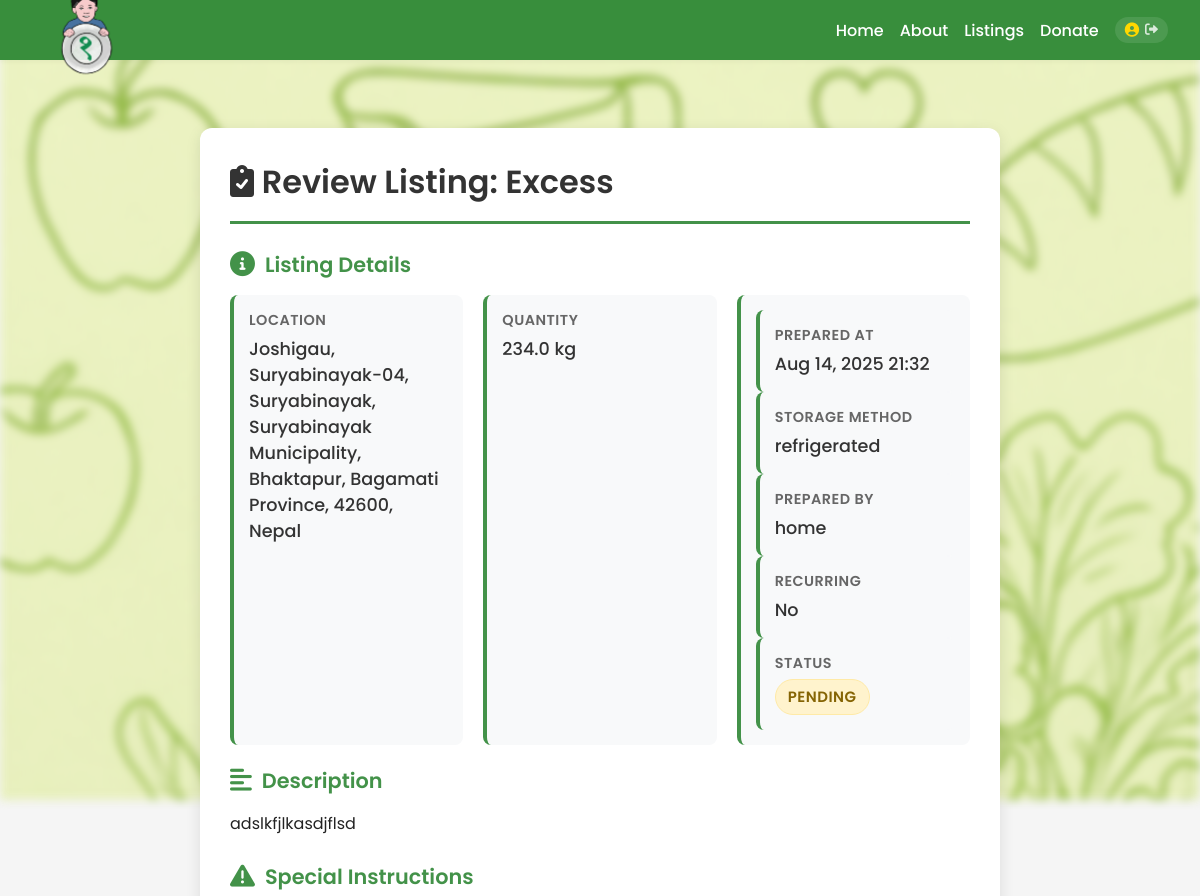
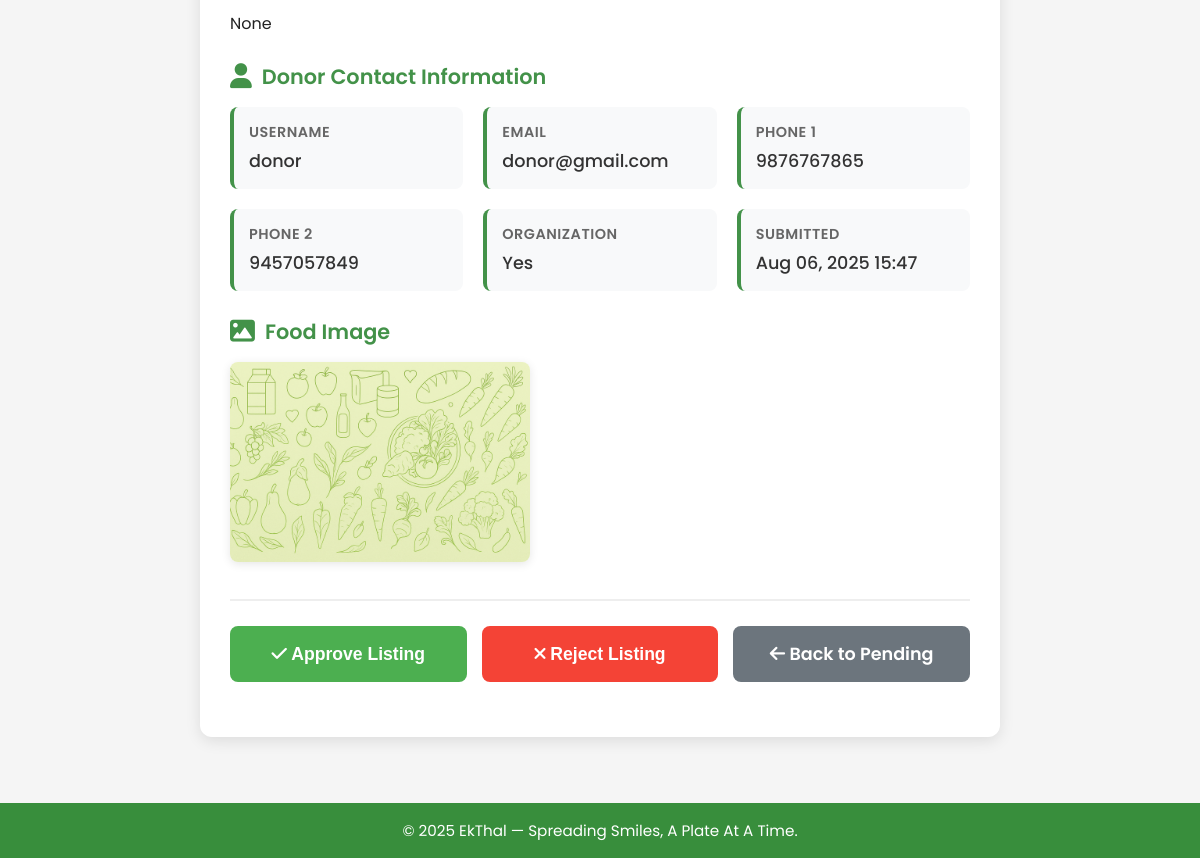
/dashboard/approve-listing/53/ (signed in), run on the app's committed database (2 pictures, top to bottom).
### app/models.py (models this page shows, shortened)
class FoodListing(models.Model):
    donor = models.ForeignKey(Profile, on_delete=models.CASCADE)
    title = models.CharField(max_length=100, help_text='Required')
    description = models.TextField(help_text='Required')
    location = models.CharField(max_length=255, help_text='Required')
    latitude = models.FloatField(null=True, blank=True)
    longitude = models.FloatField(null=True, blank=True)
    quantity = models.FloatField(help_text='Quantity in kg (Required)')
    prepared_at = models.DateTimeField(null=True, blank=True, help_text='Date and hour food was prepared (Required)')
    created_at = models.DateTimeField(auto_now_add=True)
    image = models.ImageField(upload_to='food_images/', blank=True, null=True)
    ai_report = models.TextField(blank=True)
    recurring = models.BooleanField(default=False)
    storage = models.CharField(max_length=50, blank=True, help_text='Required')
    prepared_by = models.CharField(max_length=50, blank=True, help_text='Required')
    special_instructions = models.TextField(blank=True, help_text='Optional')
    status = models.CharField(max_length=20, choices=[('pending', 'Pending'), ('approved', 'Approved'), ('rejected', 'Rejected')], default='pending')

class Profile(models.Model):
    user = models.OneToOneField(User, on_delete=models.CASCADE)
    is_organization = models.BooleanField(default=False)
    is_receiver = models.BooleanField(default=False)
    phone_number_1 = models.CharField(max_length=20)
    phone_number_2 = models.CharField(max_length=20, blank=True)
    latitude = models.FloatField(null=True, blank=True)
    longitude = models.FloatField(null=True, blank=True)

### app/views.py (the view, shortened to what this page needs)
# urls.py: path("dashboard/approve-listing/<int:listing_id>/", views.dashboard_approve_listing, name="dashboard_approve_listing"),
@staff_member_required
def dashboard_approve_listing(request, listing_id):
    listing = get_object_or_404(FoodListing, id=listing_id)
    return render(request, 'dashboard_approve_listing.html', {'listing': listing})

### app/views.py (called while the page is built)
def user_profile_context(request):
    try:
        if request.user.is_authenticated:
            try:
                return {'profile': Profile.objects.get(user=request.user)}
            except Profile.DoesNotExist:
                return {'profile': None}
        return {'profile': None}
    except Exception as e:
        print(f"Context processor error: {e}")
        return {'profile': None, 'user': None}

### templates/dashboard_approve_listing.html (shortened to what this page needs)
{% extends "base.html" %}
{% load static %}
{% block extra_head %}
<link rel="stylesheet" href="{% static 'admin_dashboard.css' %}">
<link rel="stylesheet" href="https://cdnjs.cloudflare.com/ajax/libs/font-awesome/6.0.0/css/all.min.css">
{% endblock %}
{% block content %}
<div class="approval-page">
  <div class="approval-card">
    <h2><i class="fas fa-clipboard-check"></i> Review Listing: {{ listing.title }}</h2>
    <div class="approval-section">
      <h3><i class="fas fa-info-circle"></i> Listing Details</h3>
      <div class="approval-grid">
        <div class="approval-item">
          <div class="label">Location</div>
          <div class="value">{{ listing.location }}</div>
        </div>
        <div class="approval-item">
          <div class="label">Quantity</div>
          <div class="value">{{ listing.quantity }} kg</div>
        </div>
        <div class="approval-item">
        <div class="approval-item">
          <div class="label">Prepared At</div>
          <div class="value">{{ listing.prepared_at|date:"M d, Y H:i"|default:"Not specified" }}</div>
        </div>
        <div class="approval-item">
          <div class="label">Storage Method</div>
          <div class="value">{{ listing.storage|default:"Not specified" }}</div>
        </div>
        <div class="approval-item">
          <div class="label">Prepared By</div>
          <div class="value">{{ listing.prepared_by|default:"Not specified" }}</div>
        </div>
        <div class="approval-item">
          <div class="label">Recurring</div>
          <div class="value">{{ listing.recurring|yesno:"Yes,No" }}</div>
        </div>
        <div class="approval-item">
          <div class="label">Status</div>
          <div class="value">
            <span class="status-badge status-{{ listing.status }}">{{ listing.status|title }}</span>
          </div>
        </div>
      </div>
    </div>
    <div class="approval-section">
      <h3><i class="fas fa-align-left"></i> Description</h3>
      <div class="description">
        {{ listing.description|default:"No description provided" }}
      </div>
    </div>
    <div class="approval-section">
      <h3><i class="fas fa-exclamation-triangle"></i> Special Instructions</h3>
      <div class="description">
        {% if listing.special_instructions %}
          {{ listing.special_instructions }}
        {% else %}
          None
        {% endif %}
      </div>
    </div>
    <div class="approval-section">
      <h3><i class="fas fa-user"></i> Donor Contact Information</h3>
      <div class="approval-grid">
        <div class="approval-item">
          <div class="label">Username</div>
          <div class="value">{{ listing.donor.user.username }}</div>
        </div>
        <div class="approval-item">
          <div class="label">Email</div>
          <div class="value">{{ listing.donor.user.email }}</div>
        </div>
        <div class="approval-item">
          <div class="label">Phone 1</div>
          <div class="value">{{ listing.donor.phone_number_1 }}</div>
        </div>
        {% if listing.donor.phone_number_2 %}
          <div class="approval-item">
            <div class="label">Phone 2</div>
            <div class="value">{{ listing.donor.phone_number_2 }}</div>
          </div>
        {% endif %}
        <div class="approval-item">
          <div class="label">Organization</div>
          <div class="value">{{ listing.donor.is_organization|yesno:"Yes,No" }}</div>
        </div>
        <div class="approval-item">
          <div class="label">Submitted</div>
          <div class="value">{{ listing.created_at|date:"M d, Y H:i" }}</div>
        </div>
      </div>
    </div>
    {% if listing.image %}
      <div class="approval-section">
        <h3><i class="fas fa-image"></i> Food Image</h3>
        <img src="{{ listing.image.url }}" alt="Food Image" style="max-width: 300px; border-radius: 8px; box-shadow: 0 2px 10px rgba(0,0,0,0.1);">
      </div>
    {% endif %}
    <form method="post" class="approval-actions">
      <button type="submit" name="action" value="approve" class="btn btn-approve">
        <i class="fas fa-check"></i> Approve Listing
      </button>
      <button type="submit" name="action" value="reject" class="btn btn-reject">
        <i class="fas fa-times"></i> Reject Listing
      </button>
      <a href="{% url 'dashboard_pending_listings' %}" class="btn btn-back">
        <i class="fas fa-arrow-left"></i> Back to Pending
      </a>
    </form>
  </div>
</div>
{% endblock %}

### templates/base.html (shortened to what this page needs)
<!DOCTYPE html>
{% load static %}
<html lang="en">
<head>
    <link rel="stylesheet" href="{% static 'styles.css' %}">
    <link rel="stylesheet" href="https://cdnjs.cloudflare.com/ajax/libs/font-awesome/6.0.0/css/all.min.css">
    {% block extra_head %}{% endblock %}
</head>
<body>
    {% block navbar %}
    <header class="navbar">
        <div class="logo">
            <img src="{% static 'Logo.png' %}" alt="EkThal Logo" style="height: 120px; width: auto; margin-top: 40px;">
        </div>
        <nav>
            <a href="/">Home</a>
            <a href="/about/">About</a>
            {% if user.is_authenticated %}
                <a href="/listings/">Listings</a>
                {% if profile %}
                    {% if not profile.is_receiver %}
                        <a href="/food_listing_form/">Donate</a>
                    {% endif %}
                {% endif %}
                <a href="/logout/" class="logout-link" title="{{ user.username }}">
                    <i class="fas fa-user-circle"></i>
                    <i class="fas fa-sign-out-alt"></i>
                </a>
            {% else %}
                <a href="/login/">Login</a>
            {% endif %}
        </nav>
    </header>
    {% endblock %}
    <main>
        {% block content %}{% endblock content %}
    </main>
    <footer>
        &copy; {% now "Y" %} EkThal &mdash; Spreading Smiles, A Plate At A Time.
    </footer>
</body>
</html>

### static/styles.css (style rules this page uses)
:root { --primary: #ff9800; --secondary: #388e3c; --background: #fff; --text: #222; --navbar-height: 60px; }
body { margin: 0; font-family: 'Poppins', Arial, sans-serif; background: var(--background); color: var(--text); min-height: 100vh; display: flex; flex-direction: column; overflow-x: hidden; padding: 0; }
.logo { color:white; }
.navbar { background: var(--secondary); color: #fff; height: var(--navbar-height); display: flex; align-items: center; justify-content: space-between; padding: 0 2rem; box-shadow: 0 2px 4px rgba(0,0,0,0.04); }
.navbar .logo { font-weight: bold; font-size: 1.4rem; letter-spacing: 1px; }
.navbar nav { display: flex; align-items: center; gap: 1rem; }
.navbar nav a { color: #fff; text-decoration: none; font-weight: 500; transition: color 0.2s; white-space: nowrap; }
.logout-link { display: flex; align-items: center; gap: 6px; background: rgba(255, 255, 255, 0.1); padding: 6px 10px; border-radius: 16px; transition: all 0.2s ease; font-size: 0.9rem; }
.logout-link i:first-child { color: #ffd700; }
.logout-link i:last-child { font-size: 0.9em; opacity: 0.8; }
main { flex: 1; width: 100%; max-width: 900px; margin: 2rem auto 1rem auto; padding: 0 1rem; }
footer { background: var(--secondary); color: #fff; text-align: center; padding: 1rem 0; font-size: 0.95rem; }

### static/admin_dashboard.css (style rules this page uses)
body { font-family: 'Poppins', Tahoma, Geneva, Verdana, sans-serif; margin: 0; padding: 0; background: #f5f5f5; }
.approval-page { max-width: 800px; margin: 0 auto; padding: 20px; }
.approval-card { background: white; border-radius: 12px; padding: 30px; box-shadow: 0 4px 15px rgba(0, 0, 0, 0.1); margin-bottom: 30px; }
.approval-card h2 { color: #333; margin: 0 0 25px 0; font-size: 2em; font-weight: 600; border-bottom: 3px solid #439249; padding-bottom: 15px; }
.approval-section { margin-bottom: 25px; }
.approval-section h3 { color: #439249; margin: 0 0 15px 0; font-size: 1.3em; font-weight: 600; display: flex; align-items: center; gap: 10px; }
.approval-section h3 i { font-size: 1.2em; }
.approval-grid { display: grid; grid-template-columns: repeat(auto-fit, minmax(200px, 1fr)); gap: 20px; margin-bottom: 20px; }
.approval-item { background: #f8f9fa; padding: 15px; border-radius: 8px; border-left: 4px solid #439249; }
.approval-item .label { font-weight: 600; color: #666; font-size: 0.9em; text-transform: uppercase; letter-spacing: 0.5px; margin-bottom: 5px; }
.approval-item .value { color: #333; font-weight: 500; font-size: 1.1em; }
.approval-actions { display: flex; gap: 15px; margin-top: 30px; padding-top: 25px; border-top: 2px solid #eee; }
.approval-actions .btn { flex: 1; padding: 15px 25px; border: none; border-radius: 8px; font-weight: 600; font-size: 1.1em; cursor: pointer; transition: all 0.2s ease; text-decoration: none; text-align: center; display: inline-block; }
.approval-actions .btn-approve { background: #4caf50; color: white; }
.approval-actions .btn-reject { background: #f44336; color: white; }
.approval-actions .btn-back { background: #6c757d; color: white; }
.status-badge { display: inline-block; padding: 6px 12px; border-radius: 20px; font-size: 0.85em; font-weight: 600; text-transform: uppercase; letter-spacing: 0.5px; }
.status-pending { background: #fff3cd; color: #856404; border: 1px solid #ffeaa7; }

### data on the page
FoodListing: title "Excess", location "Joshigau, Suryabinayak-04, Suryabinayak, Suryabinayak Municipality, Bhaktapur, Bagamati Province, 42600, Nepal", quantity "234.0", prepared_at "Aug 14, 2025 21:32", storage "refrigerated", prepared_by "home", recurring "No", status "PENDING", description "adslkfjlkasdjflsd", donor.user.username "donor", donor.user.email "donor@gmail.com", donor.phone_number_1 "9876767865", donor.phone_number_2 "9457057849", donor.is_organization "Yes", created_at "Aug 06, 2025 15:47", image (picture)
